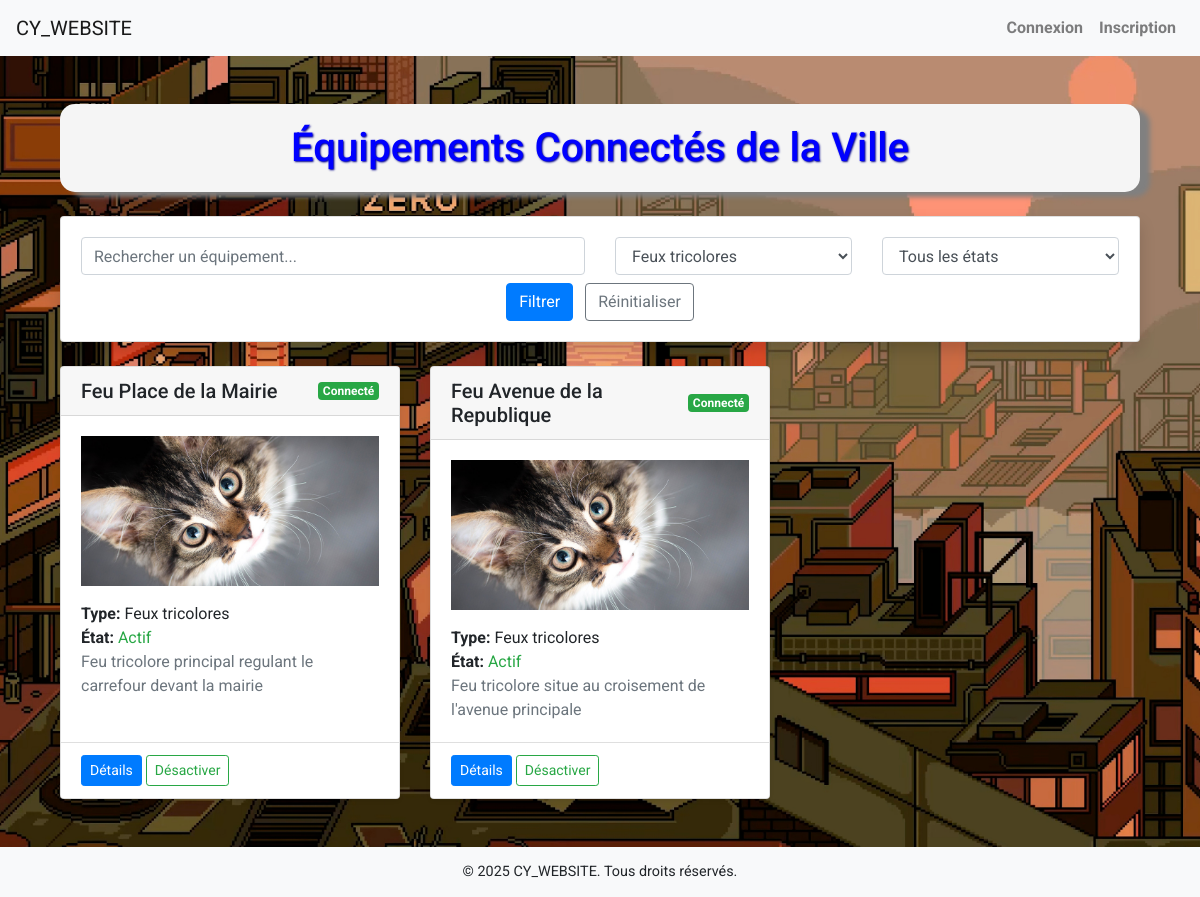
The app's page /objets_connectés/objets/?type=2, older data.
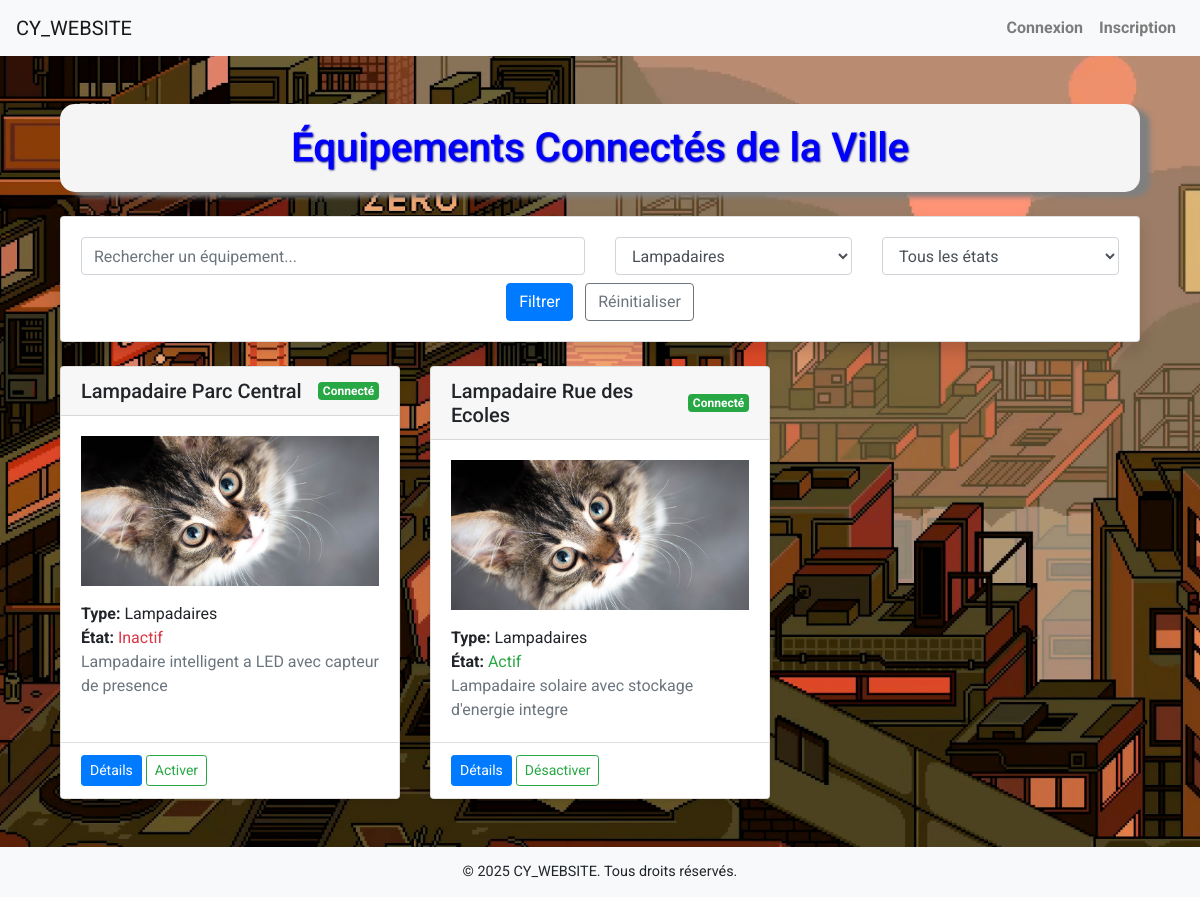
The same page, newer data.
### objConnecte/models.py (models this page shows, shortened)
class ObjConnecte(models.Model):
    name = models.CharField(max_length=100, verbose_name='Nom')
    type = models.ForeignKey('Type', on_delete=models.DO_NOTHING, verbose_name='Type')
    description = models.TextField(verbose_name='Description')
    image = models.ImageField(upload_to='data/objConnecte_images/', default='data/objConnecte_images/default.jpg', verbose_name='Image')
    date = models.DateTimeField(auto_now_add=True)
    state=models.BooleanField(default=False, verbose_name='Etat')
    connected=models.BooleanField(default=False, verbose_name='Connecté')
    ip=models.GenericIPAddressField(verbose_name='Adresse IP', default='127.0.0.1')  # Correction
    longitude=models.FloatField(verbose_name='Longitude', default=0.0)  # Correction
    latitude=models.FloatField(verbose_name='Latitude', default=0.0)  # Correction
    class Meta:
        verbose_name = 'Objet connecté'
        verbose_name_plural = 'Objets connectés'

class Type(models.Model):
    name = models.CharField(max_length=100, verbose_name='Nom')
    description = models.TextField(verbose_name='Description')
    icon = models.ImageField(upload_to='data/type_images/', default='data/type_images/default.jpg', verbose_name='Icône')
    class Meta:
        verbose_name = 'Type'
        verbose_name_plural = 'Types'

### objConnecte/templates/objConnecte/objets.html (shortened to what this page needs)
{% extends 'cyWebsite/base.html' %}
{% load static %}
{% block content %}
<div class="container mt-4">
    <h1 class="text-center mb-4">Équipements Connectés de la Ville</h1>
    <div class="card shadow mb-4">
        <div class="card-body">
            <form class="row" method="get">
                <div class="col-md-6 mb-2">
                    <input type="text" class="form-control" name="search" placeholder="Rechercher un équipement..."
                           value="{{ request.GET.search|default:'' }}">
                </div>
                <div class="col-md-3 mb-2">
                    <select class="form-control" name="type">
                        {% for type in types %}
                            <option value="{{ type.id }}" {% if request.GET.type == type.id|stringformat:"i" %}selected{% endif %}>
                                {{ type.name }}
                            </option>
                        {% endfor %}
                    </select>
                </div>
                <div class="col-md-3 mb-2">
                    <select class="form-control" name="status">
                        <option value="">Tous les états</option>
                    </select>
                </div>
                <div class="col-12 text-center">
                    <button type="submit" class="btn btn-primary">Filtrer</button>
                    <a href="{% url 'objConnecte:objets' %}" class="btn btn-outline-secondary ml-2">Réinitialiser</a>
                </div>
            </form>
        </div>
    </div>
    <div class="row">
        {% if objets %}
            {% for objet in objets %}
                <div class="col-md-4 mb-4">
                    <div class="card h-100 shadow-sm">
                        <div class="card-header d-flex justify-content-between align-items-center">
                            <h5 class="mb-0">{{ objet.name }}</h5>
                            <span class="badge {% if objet.connected %}badge-success{% else %}badge-danger{% endif %}">
                                {{ objet.connected|yesno:"Connecté,Déconnecté" }}
                            </span>
                        </div>
                        <div class="card-body">
                            <img src="{{ objet.image.url }}" alt="{{ objet.name }}" class="img-fluid mb-3" style="height: 150px; width: 100%; object-fit: cover;">
                            <p><strong>Type:</strong> {{ objet.type.name }}</p>
                            <p><strong>État:</strong>
                                <span class="{% if objet.state %}text-success{% else %}text-danger{% endif %}">
                                    {{ objet.state|yesno:"Actif,Inactif" }}
                                </span>
                            </p>
                            <p class="text-muted">{{ objet.description|truncatechars:100 }}</p>
                        </div>
                        <div class="card-footer bg-white">
                            <a href="{% url 'objConnecte:objet' objet.id %}" class="btn btn-primary btn-sm">Détails</a>
                            {% if user.xp_level != 'simple' %}
                                <button class="btn btn-outline-success btn-sm toggle-state" data-id="{{ objet.id }}" data-state="{{ objet.state|yesno:'true,false' }}">
                                    {{ objet.state|yesno:"Désactiver,Activer" }}
                                </button>
                            {% endif %}
                        </div>
                    </div>
                </div>
            {% endfor %}
        {% else %}
            <div class="col-12 text-center">
                <div class="alert alert-info">
                    Aucun équipement connecté ne correspond à ces critères.
                </div>
            </div>
        {% endif %}
    </div>
</div>
{% endblock %}

### cyWebsite/templates/cyWebsite/base.html (shortened to what this page needs)
{% load static %}
<!DOCTYPE html>
<html lang="fr">
<head>
    <link rel="stylesheet" href="https://stackpath.bootstrapcdn.com/bootstrap/4.5.2/css/bootstrap.min.css">
    <link rel="stylesheet" href="{% static 'styles.css' %}">
    <link rel="stylesheet" href="https://cdnjs.cloudflare.com/ajax/libs/font-awesome/5.15.4/css/all.min.css">
</head>
<body>
<div class="wrapper">
    <nav class="navbar navbar-expand-lg navbar-light bg-light">
        <a class="navbar-brand" href="{% url 'index' %}">CY_WEBSITE</a>
        <div class="collapse navbar-collapse" id="navbarNav">
            <ul class="navbar-nav ml-auto">
                {% if user.is_authenticated %}
                <li class="nav-item">
                    <a class="nav-link btn btn-danger text-white" href="{% url 'user:logout' %}">Déconnexion</a>
                </li>
                <li class="nav-item">
                    <a class="nav-link" href="{% url 'user:update_profile_picture' %}">
                        <img src="{% if user.profile_picture %}{{ user.profile_picture.url }}{% else %}{% static 'default_profile.png' %}{% endif %}" alt="Profile Picture" class="rounded-circle" style="width: 40px; height: 40px;" data-toggle="modal" data-target="#profileModal">
                    </a>
                </li>
                {% else %}
                <li class="nav-item">
                    <a class="nav-link" href="{% url 'user:login' %}">Connexion</a>
                </li>
                <li class="nav-item">
                    <a class="nav-link" href="{% url 'user:register' %}">Inscription</a>
                </li>
                {% endif %}
            </ul>
        </div>
    </nav>
    <div class="container content mt-4">
        {% block content %}
        {% endblock %}
    </div>
    <footer class="bg-light text-center text-lg-start mt-4 d-flex align-items-center" style="padding: 10px; font-size: 0.9rem; height: 50px;">
        <div class="container p-0.5 text-center">
            <p>&copy; 2025 CY_WEBSITE. Tous droits réservés.</p>
        </div>
    </footer>
</div>
</body>
</html>

### cyWebsite/static/styles.css (style rules this page uses)
body { font-family: Arial, sans-serif; margin: 0; padding: 0; }
p { margin-top: 0; margin-bottom: 0rem; }
h1 { background-color: whitesmoke; color: blue; text-shadow: 1px 1px 2px darkblue; box-shadow: 10px 5px 5px grey; padding: 20px; text-align: center; border-radius: 15px; font-family: 'Roboto', sans-serif; }
.navbar-nav .nav-link { font-weight: bold; }
.card { box-shadow: 0 0 10px rgba(0, 0, 0, 0.1); }

Row changes from the older to the newer data that the page shows:
removed ObjConnecte: name "Feu Place de la Mairie", connected "Connecté", image (placeholder picture), type.name "Feux tricolores", state "Actif", description "Feu tricolore principal regulant le carrefour devant la mairie", state "Désactiver"
removed ObjConnecte: name "Feu Avenue de la Republique", connected "Connecté", image (placeholder picture), type.name "Feux tricolores", state "Actif", description "Feu tricolore situe au croisement de l'avenue principale", state "Désactiver"
added ObjConnecte: name "Lampadaire Parc Central", connected "Connecté", image (placeholder picture), type.name "Lampadaires", state "Inactif", description "Lampadaire intelligent a LED avec capteur de presence", state "Activer"
added ObjConnecte: name "Lampadaire Rue des Ecoles", connected "Connecté", image (placeholder picture), type.name "Lampadaires", state "Actif", description "Lampadaire solaire avec stockage d'energie integre", state "Désactiver"
Text that changed along with them:
form field type: "Feux tricolores" → "Lampadaires"
